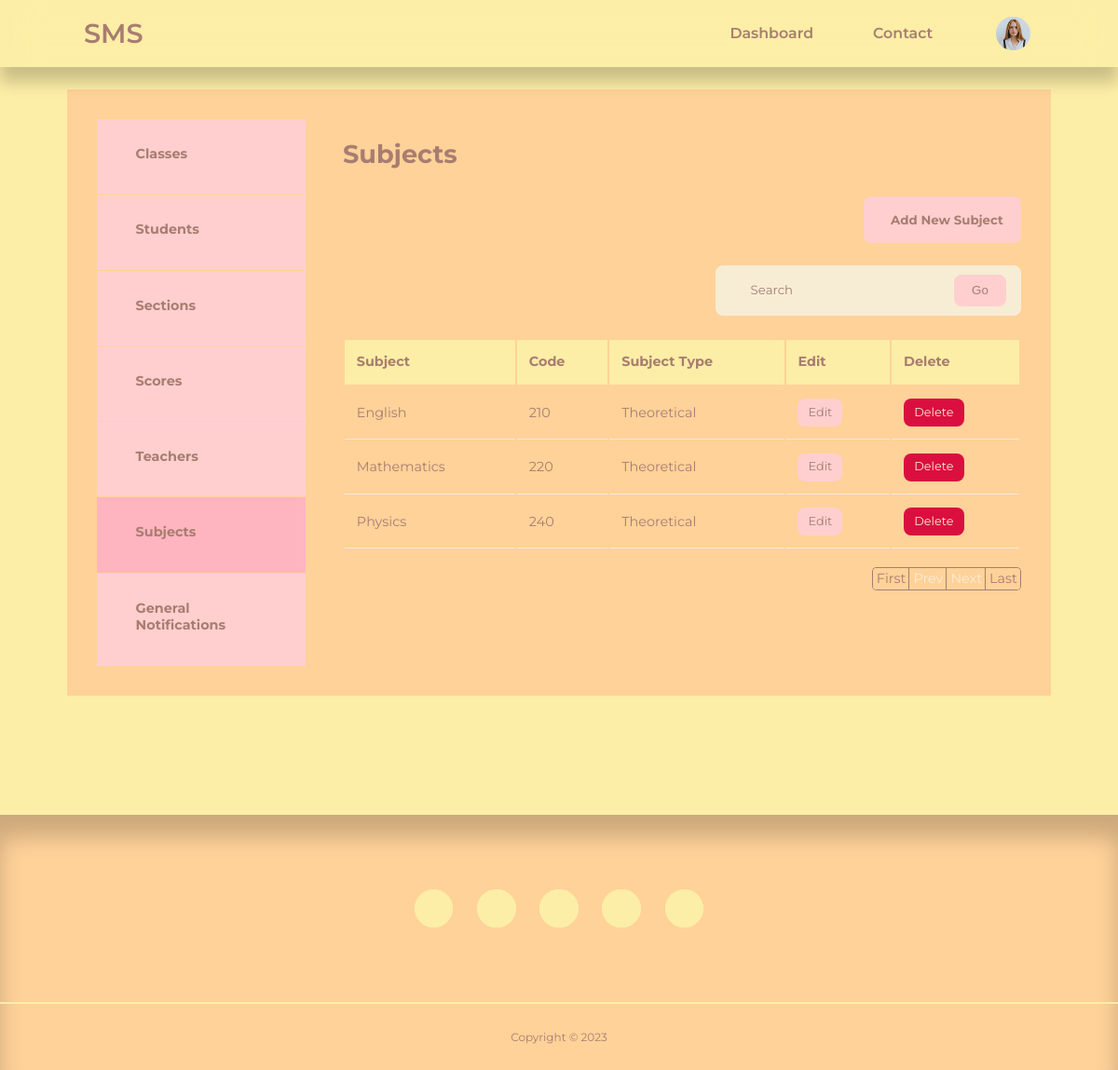
/admin/subjects.php (signed in), run on an earlier commit of the app's database.
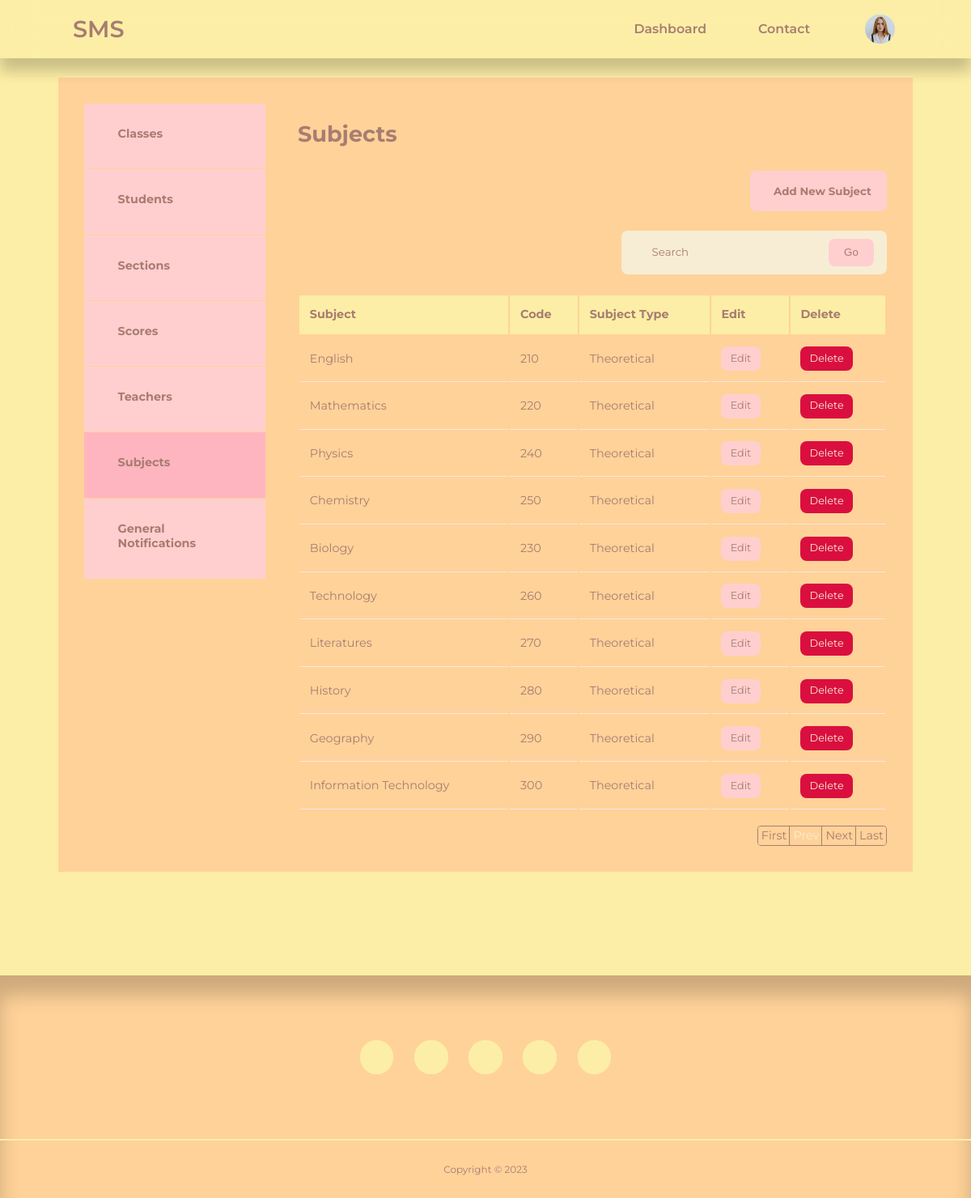
And on a later commit of the database.
### tables this page shows
CREATE TABLE `sms_user` (
  `id` int(11) UNSIGNED NOT NULL,
  `firstname` varchar(50) NOT NULL,
  `lastname` varchar(50) NOT NULL,
  `username` varchar(50) NOT NULL,
  `email` varchar(100) NOT NULL,
  `password` varchar(255) NOT NULL,
  `avatar` varchar(255) NOT NULL,
  `is_admin` tinyint(1) NOT NULL
);

CREATE TABLE `sms_subjects` (
  `subject_id` int(11) UNSIGNED NOT NULL,
  `subject` varchar(255) NOT NULL,
  `type` varchar(255) NOT NULL,
  `code` int(11) NOT NULL,
  `thumbnail` varchar(255) NOT NULL
);

### admin/partials/header.php (called while the page is built, shortened)
<?php
require '../partials/header.php';

### admin/subjects.php (the view, shortened to what this page needs)
<?php
include 'partials/header.php';
$sql = "SELECT * FROM sms_subjects ORDER BY subject_id";
$no_of_subjects = mysqli_query($connection, $sql);
?>
<section class="dashboard">
    <div class="container dashboard__container">
        <aside>
            <ul>
				<li><a href="classes.php"><i class="uil uil-presentation-edit"></i>
                    <h5>Classes</h5>
                </a></li>
                <li><a href="students.php"><i class="uil uil-users-alt"></i>
                    <h5>Students</h5>
                </a></li>
                <li><a href="sections.php"><i class="uil uil-building"></i>
                    <h5>Sections</h5>
                </a></li>
                <li><a href="scores.php"><i class="uil uil-edit"></i>
                    <h5>Scores</h5>
                </a></li>
                <li><a href="teachers.php"><i class="uil uil-users-alt"></i>
                    <h5>Teachers</h5>
                </a></li>
                <li><a href="subjects.php" class="active"><i class="uil uil-edit"></i>
                    <h5>Subjects</h5>
                </a></li>
                <li><a href="general-notis.php"><i class="uil uil-edit"></i>
                    <h5>General Notifications</h5>
                </a></li>
            </ul>
        </aside>
        <main>
            <h2>Subjects</h2>
            <div class="utilities-container">
                <p>
                    <?php if(isset($_SESSION['user_is_admin'])): ?>
                    <button name="subject-pop-up" class="btnLogin-popup"><i class="uil uil-create-dashboard"></i>Add New Subject</button>
                    <?php endif ?>
                    <form class="search__bar-container" action="<?= ROOT_URL ?>admin/subject-search-logic.php" method="GET">
                    <div class="search-bar">
                        <input type="search" name="subject-search" placeholder="Search">
                    </div>
                    <button type="submit" name="submit" class="btn">Go</button>
                    </form>
                </p>
            </div>
            <?php if(mysqli_num_rows($no_of_subjects) > 0) : ?>
            <table>
                <thead>
                    <tr>
						<th>Subject</th>
						<th>Code</th>
                        <th>Subject Type</th>
                        <?php if(isset($_SESSION['user_is_admin'])): ?>
						<th>Edit</th>
                        <th>Delete</th>
                        <?php endif ?>
                    </tr>
                </thead>
                <tbody>
                <?php
                if (isset($_GET['pageno'])) {
                    $pageno = $_GET['pageno'];
                } else {
                    $pageno = 1;
                }
                $no_of_records_per_page = 10;
                $offset = ($pageno-1) * $no_of_records_per_page;
                $total_pages_sql = "SELECT COUNT(*) FROM sms_subjects";
                $result = mysqli_query($connection, $total_pages_sql);
                $total_rows = mysqli_fetch_array($result)[0];
                $total_pages = ceil($total_rows / $no_of_records_per_page);
                $query = "SELECT * FROM sms_subjects ORDER BY subject_id LIMIT $offset, $no_of_records_per_page";
                $subjects = mysqli_query($connection, $query);
                ?>
                <?php while($subject = mysqli_fetch_array($subjects)) : ?>
                    <tr>
						<td><?= $subject['subject'] ?></td>
                        <td><?= $subject['code'] ?></td>
                        <td><?= $subject['type'] ?></td>
                        <?php if(isset($_SESSION['user_is_admin'])): ?>
                        <td><a href="<?= ROOT_URL ?>admin/edit-subject.php?id=<?= $subject['subject_id']?>" class="btn sm">Edit</a></td>
                        <td><a href="<?= ROOT_URL ?>admin/delete-subject.php?id=<?= $subject['subject_id']?>" class="btn sm danger">Delete</a></td>
                        <?php endif ?>
                    </tr>
                    <?php endwhile ?>
                </tbody>
            </table>
            <?php else : ?>
                <div class="alert__message error search"><?= "No subject found." ?></div>
            <?php endif ?>
            <ul class="pagination">
                <li><a href="?pageno=1">First</a></li>
                <li class="<?php if($pageno <= 1){ echo 'disabled'; } ?>">
                    <a href="<?php if($pageno <= 1){ echo '#'; } else { echo "?pageno=".($pageno - 1); } ?>">Prev</a>
                </li>
                <li class="<?php if($pageno >= $total_pages){ echo 'disabled'; } ?>">
                    <a href="<?php if($pageno >= $total_pages){ echo '#'; } else { echo "?pageno=".($pageno + 1); } ?>">Next</a>
                </li>
                <li><a href="?pageno=<?php echo $total_pages; ?>">Last</a></li>
            </ul>
        </main>
    </div>
</section>
<?php
include '../partials/footer.php';
?>

### partials/header.php (shortened to what this page needs)
<?php
require 'config/database.php';
if(isset($_SESSION['user-id'])) {
    $id = filter_var($_SESSION['user-id'], FILTER_SANITIZE_NUMBER_INT);
    $query = "SELECT avatar FROM sms_user WHERE id = $id";
    $result = mysqli_query($connection, $query);
    $avatar = mysqli_fetch_assoc($result);
}
?>
<!DOCTYPE html>
<html lang=""en>
    <head>
        <link rel="stylesheet" href="<?= ROOT_URL ?>/css/style.css?v=<?php echo time(); ?>">
        <link rel="stylesheet" href="https://unicons.iconscout.com/release/v4.0.0/css/line.css">
    </head>
    <body>
        <nav>
            <div class="container nav__container">
                <a href="<?= ROOT_URL ?>/admin/students.php" class="nav__logo">SMS</a>
                <ul class="nav__items">
                    <li><a href="<?= ROOT_URL ?>admin/students.php">Dashboard</a></li>
                    <li><a href="<?= ROOT_URL ?>contact.php">Contact</a></li>
                    <?php if(isset($_SESSION['user-id'])): ?>
                    <li class="nav__profile">
                        <div class="avatar">
                           <img src="<?= ROOT_URL . 'images/' . $avatar['avatar'] ?>">
                        </div>
                    </li>
                    <?php else : ?>
                    <li><a href="<?= ROOT_URL ?>signin.php">Sign In</a></li>
                    <?php endif ?>
                </ul>
            </div>
        </nav>

### partials/footer.php (shortened to what this page needs)
        <footer>
            <div class="footer__socials">
                <a href="https://youtube.com" target="_blank"><i class="uil uil-youtube"></i></a>
                <a href="https://facebook.com" target="_blank"><i class="uil uil-facebook-f"></i></a>
                <a href="https://instagram.com" target="_blank"><i class="uil uil-instagram"></i></a>
                <a href="https://linkedIn.com" target="_blank"><i class="uil uil-linkedin"></i></a>
                <a href="https://twitter.com" target="_blank"><i class="uil uil-twitter"></i></a>
            </div>
            <div class="footer__copyright">
                <small>Copyright &copy; 2023</small>
            </div>
        </footer>
    </body>
</html>

What changed in the data, as far as the page shows it:
added sms_subjects: subject "Chemistry", code "250", type "Theoretical"
added sms_subjects: subject "Biology", code "230", type "Theoretical"
added sms_subjects: subject "Technology", code "260", type "Theoretical"
added sms_subjects: subject "Literatures", code "270", type "Theoretical"
added sms_subjects: subject "History", code "280", type "Theoretical"
added sms_subjects: subject "Geography", code "290", type "Theoretical"
added sms_subjects: subject "Information Technology", code "300", type "Theoretical"
